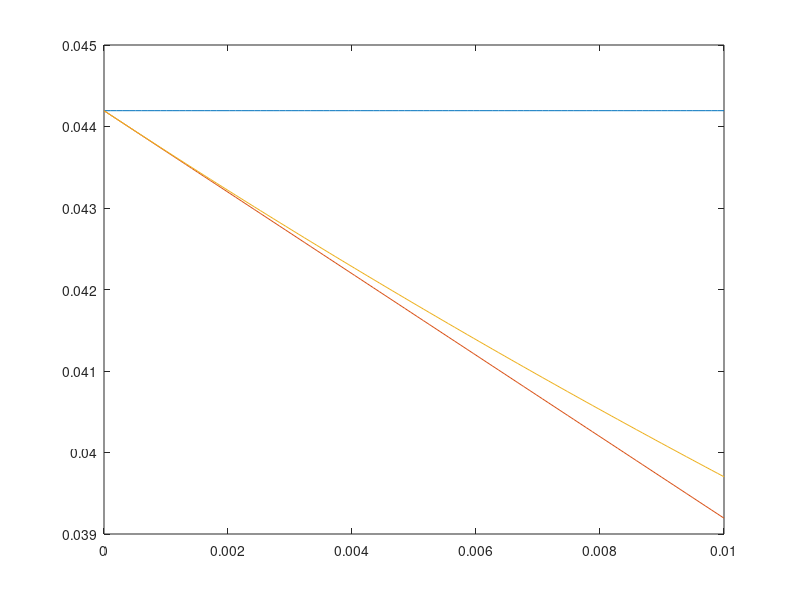

Here is the MATLAB script that generated this plot: (Note: this script raises an error after producing the figure.)
clear all
close all

b = [ 1, 1 ];
h = 1/8;
delta = 1/2;
mu = linspace( 1e-7, 1e-2, 100 );
Pe = @(m) ( h * norm(b) ) ./ ( 2 * m );
xi = @(theta) coth(theta) - 1 ./ theta;
tau_1 = @(m) 0.*m + delta * h ./ norm(b);
tau_2 = @(m) h ./ ( 2 * norm(b) ) .* xi(Pe(m));
tau_3 = @(m) 1 ./ ( ( 2 * norm(b) ) ./ ( h ) + ( 4 * m ) ./ ( h^2 ) );
% tau_previsti = linspace( 0.01, 0.007, 100 );

figure
plot( mu, tau_1(mu) )
hold on
plot( mu, tau_2(mu) )
plot( mu, tau_3(mu) )
plot( mu, tau_previsti )
% ylim( [ 0, 0.05 ] )
